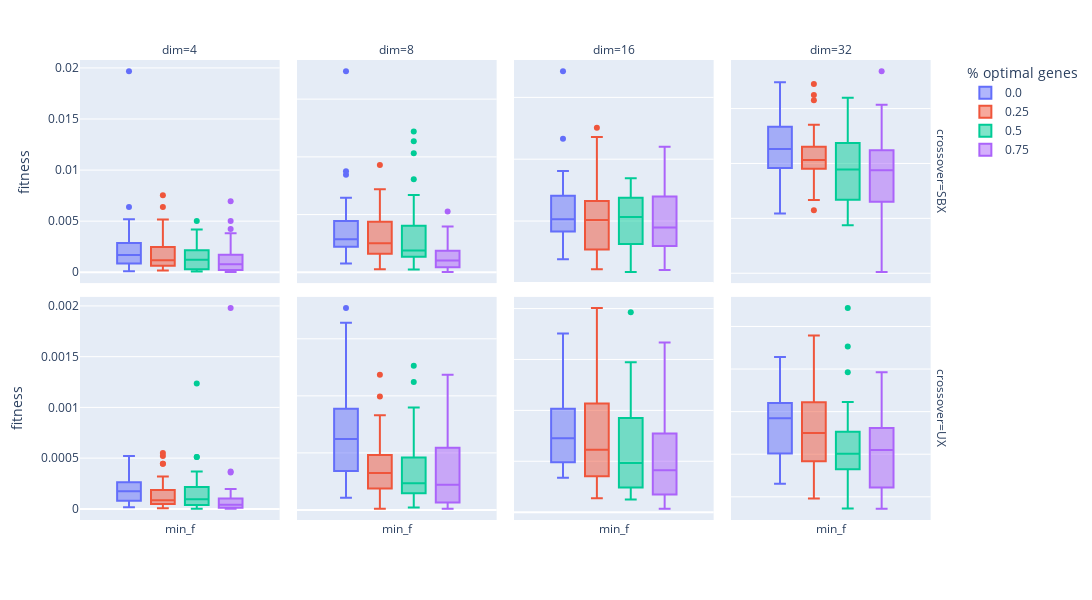

Write notebook code for a chart like this one.
### Code cell
#Performance values for the median seed fitness individuum only

import pandas as pd
import plotly.express as px

gen = 50

performance_df = pd.read_csv("../data/sphere_function_data_out/performance.csv")
only_last_gen_performance = performance_df[performance_df.generation == gen]

#filter runs with optimal and worst point:
#only_last_gen_performance = only_last_gen_performance[only_last_gen_performance.seed_quality != "udopia"]
#only_last_gen_performance = only_last_gen_performance[only_last_gen_performance.seed_quality != "dystopia"]
#only_last_gen_performance = only_last_gen_performance[only_last_gen_performance.seed_quality == "median"]
only_last_gen_performance = only_last_gen_performance[only_last_gen_performance.seed_quality == "lower quartile"]
only_last_gen_performance = only_last_gen_performance[['min_f', 'percentage_of_optimal_genes', 'dim', 'crossover']]

#CI of Fitness = 1
fig = px.box(
    only_last_gen_performance,
    color="percentage_of_optimal_genes",
    facet_col="dim",
    facet_row="crossover",
    labels={
            "value": "fitness",
            "variable": "",
            "percentage_of_optimal_genes": "% optimal genes",
            "traceID_1" : "seed ind"
        },
    height=600, width=1400)
fig.update_yaxes(matches=None)#don't share the y axis

fig.write_image("../figures/genome_quality_distribution_performance.pdf")
fig.show()

### Figure 1 — Plotly figure (JSON) as saved in the notebook; plotly's stock layout.template omitted (floating-point values rounded to 4 significant figures)
{"data": [{"alignmentgroup": "True", "hovertemplate": "% optimal genes=0.0<br>crossover=SBX<br>dim=4<br>=%{x}<br>fitness=%{y}<extra></extra>", "legendgroup": "0.0", "marker": {"color": "#636efa"}, "name": "0.0", "notched": false, "offsetgroup": "0.0", "orientation": "v", "showlegend": true, "type": "box", "x": ["min_f", "min_f", "min_f", "min_f", "min_f", "min_f", "min_f", "min_f", "min_f", "min_f", "min_f", "min_f", "min_f", "min_f", "min_f", "min_f", "min_f", "min_f", "min_f", "min_f", "min_f", "min_f", "min_f", "min_f", "min_f", "min_f", "min_f", "min_f", "min_f", "min_f", "min_f"], "x0": " ", "xaxis": "x5", "y": [0.005189, 0.001419, 0.0001003, 0.001334, 0.0001518, 0.003012, 0.0004421, 0.0005332, 0.005007, 0.0007382, 0.0002426, 0.002591, 0.002151, 0.0002542, 0.001682, 0.00177, 0.006382, 0.004493, 0.002894, 0.001899, 0.002176, 0.0009004, 0.0009741, 0.01968, 0.000902, 0.001374, 0.003032, 0.002803, 0.001284, 0.0008584, 0.002146], "y0": " ", "yaxis": "y5"}, {"alignmentgroup": "True", "hovertemplate": "% optimal genes=0.0<br>crossover=SBX<br>dim=8<br>=%{x}<br>fitness=%{y}<extra></extra>", "legendgroup": "0.0", "marker": {"color": "#636efa"}, "name": "0.0", "notched": false, "offsetgroup": "0.0", "orientation": "v", "showlegend": false, "type": "box", "x": ["min_f", "min_f", "min_f", "min_f", "min_f", "min_f", "min_f", "min_f", "min_f", "min_f", "min_f", "min_f", "min_f", "min_f", "min_f", "min_f", "min_f", "min_f", "min_f", "min_f", "min_f", "min_f", "min_f", "min_f", "min_f", "min_f", "min_f", "min_f", "min_f", "min_f", "min_f"], "x0": " ", "xaxis": "x6", "y": [0.08895, 0.06668, 0.2284, 0.05595, 0.1321, 0.148, 0.1923, 0.06631, 0.1092, 0.258, 0.1408, 0.08926, 0.0964, 0.3501, 0.2415, 0.1003, 0.1559, 0.03021, 0.122, 0.1446, 0.1819, 0.1085, 0.697, 0.1144, 0.06062, 0.0953, 0.04431, 0.04489, 0.1667, 0.08853, 0.3384], "y0": " ", "yaxis": "y6"}, {"alignmentgroup": "True", "hovertemplate": "% optimal genes=0.0<br>crossover=SBX<br>dim=16<br>=%{x}<br>fitness=%{y}<extra></extra>", "legendgroup": "0.0", "marker": {"color": "#636efa"}, "name": "0.0", "notched": false, "offsetgroup": "0.0", "orientation": "v", "showlegend": false, "type": "box", "x": ["min_f", "min_f", "min_f", "min_f", "min_f", "min_f", "min_f", "min_f", "min_f", "min_f", "min_f", "min_f", "min_f", "min_f", "min_f", "min_f", "min_f", "min_f", "min_f", "min_f", "min_f", "min_f", "min_f", "min_f", "min_f", "min_f", "min_f", "min_f", "min_f", "min_f", "min_f"], "x0": " ", "xaxis": "x7", "y": [1.537, 1.06, 0.5365, 1.281, 1.035, 0.4344, 1.198, 0.9991, 0.3825, 0.8433, 0.9554, 0.8411, 0.4749, 0.5119, 0.795, 0.825, 1.412, 1.302, 1.811, 1.452, 0.8094, 1.581, 0.8972, 1.35, 1.493, 0.9312, 1.029, 3.424, 0.9511, 1.408, 2.33], "y0": " ", "yaxis": "y7"}, {"alignmentgroup": "True", "hovertemplate": "% optimal genes=0.0<br>crossover=SBX<br>dim=32<br>=%{x}<br>fitness=%{y}<extra></extra>", "legendgroup": "0.0", "marker": {"color": "#636efa"}, "name": "0.0", "notched": false, "offsetgroup": "0.0", "orientation": "v", "showlegend": false, "type": "box", "x": ["min_f", "min_f", "min_f", "min_f", "min_f", "min_f", "min_f", "min_f", "min_f", "min_f", "min_f", "min_f", "min_f", "min_f", "min_f", "min_f", "min_f", "min_f", "min_f", "min_f", "min_f", "min_f", "min_f", "min_f", "min_f", "min_f", "min_f", "min_f", "min_f", "min_f", "min_f"], "x0": " ", "xaxis": "x8", "y": [5.82, 6.784, 7.413, 4.609, 5.612, 6.01, 8.955, 7.698, 6.414, 6.929, 6.063, 7.1, 8.704, 6.167, 7.885, 6.425, 6.944, 5.602, 5.789, 6.554, 6.688, 5.881, 5.504, 4.218, 6.525, 8.572, 6.122, 4.18, 8.597, 7.958, 7.096], "y0": " ", "yaxis": "y8"}, {"alignmentgroup": "True", "hovertemplate": "% optimal genes=0.0<br>crossover=UX<br>dim=4<br>=%{x}<br>fitness=%{y}<extra></extra>", "legendgroup": "0.0", "marker": {"color": "#636efa"}, "name": "0.0", "notched": false, "offsetgroup": "0.0", "orientation": "v", "showlegend": false, "type": "box", "x": ["min_f", "min_f", "min_f", "min_f", "min_f", "min_f", "min_f", "min_f", "min_f", "min_f", "min_f", "min_f", "min_f", "min_f", "min_f", "min_f", "min_f", "min_f", "min_f", "min_f", "min_f", "min_f", "min_f", "min_f", "min_f", "min_f", "min_f", "min_f", "min_f", "min_f", "min_f"], "x0": " ", "xaxis": "x", "y": [0.0002524, 0.0002662, 0.0001734, 0.0001225, 2.053e-05, 7.485e-05, 0.0003347, 0.0001884, 0.0005217, 0.0001513, 9.686e-05, 0.0002426, 0.0001308, 1.678e-05, 0.0001615, 0.0002106, 0.0004155, 0.0002952, 0.0004178, 0.0001998, 0.000111, 0.0002115, 0.0004458, 0.0001503, 0.0001916, 4.396e-05, 4.815e-05, 6.329e-05, 4.338e-05, 0.0003862, 2.75e-05], "y0": " ", "yaxis": "y"}, {"alignmentgroup": "True", "hovertemplate": "% optimal genes=0.0<br>crossover=UX<br>dim=8<br>=%{x}<br>fitness=%{y}<extra></extra>", "legendgroup": "0.0", "marker": {"color": "#636efa"}, "name": "0.0", "notched": false, "offsetgroup": "0.0", "orientation": "v", "showlegend": false, "type": "box", "x": ["min_f", "min_f", "min_f", "min_f", "min_f", "min_f", "min_f", "min_f", "min_f", "min_f", "min_f", "min_f", "min_f", "min_f", "min_f", "min_f", "min_f", "min_f", "min_f", "min_f", "min_f", "min_f", "min_f", "min_f", "min_f", "min_f", "min_f", "min_f", "min_f", "min_f", "min_f"], "x0": " ", "xaxis": "x2", "y": [0.003869, 0.007156, 0.002366, 0.007597, 0.003269, 0.00189, 0.01609, 0.01159, 0.0164, 0.004598, 0.007813, 0.005319, 0.003948, 0.003927, 0.002428, 0.004653, 0.009226, 0.01184, 0.01769, 0.001711, 0.006295, 0.001072, 0.006594, 0.006225, 0.006574, 0.01065, 0.00654, 0.001611, 0.003897, 0.001701, 0.0145], "y0": " ", "yaxis": "y2"}, {"alignmentgroup": "True", "hovertemplate": "% optimal genes=0.0<br>crossover=UX<br>dim=16<br>=%{x}<br>fitness=%{y}<extra></extra>", "legendgroup": "0.0", "marker": {"color": "#636efa"}, "name": "0.0", "notched": false, "offsetgroup": "0.0", "orientation": "v", "showlegend": false, "type": "box", "x": ["min_f", "min_f", "min_f", "min_f", "min_f", "min_f", "min_f", "min_f", "min_f", "min_f", "min_f", "min_f", "min_f", "min_f", "min_f", "min_f", "min_f", "min_f", "min_f", "min_f", "min_f", "min_f", "min_f", "min_f", "min_f", "min_f", "min_f", "min_f", "min_f", "min_f", "min_f"], "x0": " ", "xaxis": "x3", "y": [0.06938, 0.1417, 0.1671, 0.09968, 0.351, 0.104, 0.3298, 0.296, 0.2075, 0.1454, 0.3377, 0.1546, 0.1151, 0.1123, 0.1029, 0.2167, 0.09754, 0.1194, 0.08368, 0.07164, 0.07718, 0.08398, 0.1608, 0.2787, 0.2221, 0.1884, 0.09232, 0.1556, 0.1785, 0.1907, 0.06775], "y0": " ", "yaxis": "y3"}, {"alignmentgroup": "True", "hovertemplate": "% optimal genes=0.0<br>crossover=UX<br>dim=32<br>=%{x}<br>fitness=%{y}<extra></extra>", "legendgroup": "0.0", "marker": {"color": "#636efa"}, "name": "0.0", "notched": false, "offsetgroup": "0.0", "orientation": "v", "showlegend": false, "type": "box", "x": ["min_f", "min_f", "min_f", "min_f", "min_f", "min_f", "min_f", "min_f", "min_f", "min_f", "min_f", "min_f", "min_f", "min_f", "min_f", "min_f", "min_f", "min_f", "min_f", "min_f", "min_f", "min_f", "min_f", "min_f", "min_f", "min_f", "min_f", "min_f", "min_f", "min_f", "min_f"], "x0": " ", "xaxis": "x4", "y": [2.59, 3.135, 1.964, 3.036, 2.009, 4.16, 2.46, 3.134, 4.282, 1.504, 3.523, 1.309, 3.129, 2.842, 3.548, 2.045, 1.805, 2.883, 2.289, 3.225, 2.13, 3.037, 2.772, 3.925, 1.754, 1.727, 3.146, 2.091, 1.776, 3.286, 4.213], "y0": " ", "yaxis": "y4"}, {"alignmentgroup": "True", "hovertemplate": "% optimal genes=0.25<br>crossover=SBX<br>dim=4<br>=%{x}<br>fitness=%{y}<extra></extra>", "legendgroup": "0.25", "marker": {"color": "#EF553B"}, "name": "0.25", "notched": false, "offsetgroup": "0.25", "orientation": "v", "showlegend": true, "type": "box", "x": ["min_f", "min_f", "min_f", "min_f", "min_f", "min_f", "min_f", "min_f", "min_f", "min_f", "min_f", "min_f", "min_f", "min_f", "min_f", "min_f", "min_f", "min_f", "min_f", "min_f", "min_f", "min_f", "min_f", "min_f", "min_f", "min_f", "min_f", "min_f", "min_f", "min_f", "min_f"], "x0": " ", "xaxis": "x5", "y": [0.0008238, 0.004512, 0.0002394, 0.001334, 0.0006248, 0.003012, 0.001106, 0.0005332, 0.005007, 0.003912, 0.0006398, 0.001187, 0.000968, 0.0002542, 0.0008184, 0.0002063, 0.006382, 0.002518, 0.001523, 0.002295, 0.002226, 0.0009004, 0.0003341, 0.000956, 0.002147, 0.002312, 0.0002954, 0.0001713, 0.007534, 0.001295, 0.005156], "y0": " ", "yaxis": "y5"}, {"alignmentgroup": "True", "hovertemplate": "% optimal genes=0.25<br>crossover=SBX<br>dim=8<br>=%{x}<br>fitness=%{y}<extra></extra>", "legendgroup": "0.25", "marker": {"color": "#EF553B"}, "name": "0.25", "notched": false, "offsetgroup": "0.25", "orientation": "v", "showlegend": false, "type": "box", "x": ["min_f", "min_f", "min_f", "min_f", "min_f", "min_f", "min_f", "min_f", "min_f", "min_f", "min_f", "min_f", "min_f", "min_f", "min_f", "min_f", "min_f", "min_f", "min_f", "min_f", "min_f", "min_f", "min_f", "min_f", "min_f", "min_f", "min_f", "min_f", "min_f", "min_f", "min_f"], "x0": " ", "xaxis": "x6", "y": [0.09029, 0.03654, 0.2284, 0.1841, 0.2017, 0.3718, 0.07838, 0.1131, 0.08839, 0.1247, 0.03489, 0.07444, 0.05392, 0.03308, 0.0981, 0.01016, 0.2087, 0.03021, 0.1545, 0.2499, 0.06109, 0.08433, 0.2881, 0.1703, 0.1314, 0.1769, 0.1671, 0.1254, 0.1002, 0.04548, 0.08415], "y0": " ", "yaxis": "y6"}, {"alignmentgroup": "True", "hovertemplate": "% optimal genes=0.25<br>crossover=SBX<br>dim=16<br>=%{x}<br>fitness=%{y}<extra></extra>", "legendgroup": "0.25", "marker": {"color": "#EF553B"}, "name": "0.25", "notched": false, "offsetgroup": "0.25", "orientation": "v", "showlegend": false, "type": "box", "x": ["min_f", "min_f", "min_f", "min_f", "min_f", "min_f", "min_f", "min_f", "min_f", "min_f", "min_f", "min_f", "min_f", "min_f", "min_f", "min_f", "min_f", "min_f", "min_f", "min_f", "min_f", "min_f", "min_f", "min_f", "min_f", "min_f", "min_f", "min_f", "min_f", "min_f", "min_f"], "x0": " ", "xaxis": "x7", "y": [1.031, 0.6433, 0.5365, 1.077, 0.4774, 0.419, 2.358, 2.507, 0.469, 1.335, 1.064, 1.035, 0.593, 1.875, 0.5575, 0.7786, 0.7364, 1.294, 0.4946, 1.299, 0.6009, 1.037, 0.2223, 1.615, 1.493, 1.019, 2.056, 2.324, 0.7733, 0.4016, 0.5169], "y0": " ", "yaxis": "y7"}, {"alignmentgroup": "True", "hovertemplate": "% optimal genes=0.25<br>crossover=SBX<br>dim=32<br>=%{x}<br>fitness=%{y}<extra></extra>", "legendgroup": "0.25", "marker": {"color": "#EF553B"}, "name": "0.25", "notched": false, "offsetgroup": "0.25", "orientation": "v", "showlegend": false, "type": "box", "x": ["min_f", "min_f", "min_f", "min_f", "min_f", "min_f", "min_f", "min_f", "min_f", "min_f", "min_f", "min_f", "min_f", "min_f", "min_f", "min_f", "min_f", "min_f", "min_f", "min_f", "min_f", "min_f", "min_f", "min_f", "min_f", "min_f", "min_f", "min_f", "min_f", "min_f", "min_f"], "x0": " ", "xaxis": "x8", "y": [6.631, 6.142, 5.864, 5.863, 4.299, 6.126, 6.139, 8.491, 4.858, 5.69, 7.344, 5.932, 4.952, 8.306, 5.793, 7.413, 5.924, 6.175, 5.789, 6.554, 6.221, 5.881, 4.668, 8.893, 5.005, 6.97, 6.122, 6.128, 6.474, 6.228, 7.11], "y0": " ", "yaxis": "y8"}, {"alignmentgroup": "True", "hovertemplate": "% optimal genes=0.25<br>crossover=UX<br>dim=4<br>=%{x}<br>fitness=%{y}<extra></extra>", "legendgroup": "0.25", "marker": {"color": "#EF553B"}, "name": "0.25", "notched": false, "offsetgroup": "0.25", "orientation": "v", "showlegend": false, "type": "box", "x": ["min_f", "min_f", "min_f", "min_f", "min_f", "min_f", "min_f", "min_f", "min_f", "min_f", "min_f", "min_f", "min_f", "min_f", "min_f", "min_f", "min_f", "min_f", "min_f", "min_f", "min_f", "min_f", "min_f", "min_f", "min_f", "min_f", "min_f", "min_f", "min_f", "min_f", "min_f"], "x0": " ", "xaxis": "x", "y": [1.752e-05, 9.18e-05, 0.0004448, 5.782e-05, 0.0001853, 7.485e-05, 3.43e-05, 0.0001734, 4.063e-05, 4.707e-05, 0.000318, 0.0005496, 0.0001845, 0.0001954, 0.000102, 6.893e-05, 0.0001409, 3.572e-05, 0.0004455, 6.896e-05, 0.0001082, 4.97e-05, 6.588e-05, 3.824e-05, 1.76e-05, 5.414e-05, 0.000233, 0.0001419, 5.189e-06, 8.534e-05, 0.0005202], "y0": " ", "yaxis": "y"}, {"alignmentgroup": "True", "hovertemplate": "% optimal genes=0.25<br>crossover=UX<br>dim=8<br>=%{x}<br>fitness=%{y}<extra></extra>", "legendgroup": "0.25", "marker": {"color": "#EF553B"}, "name": "0.25", "notched": false, "offsetgroup": "0.25", "orientation": "v", "showlegend": false, "type": "box", "x": ["min_f", "min_f", "min_f", "min_f", "min_f", "min_f", "min_f", "min_f", "min_f", "min_f", "min_f", "min_f", "min_f", "min_f", "min_f", "min_f", "min_f", "min_f", "min_f", "min_f", "min_f", "min_f", "min_f", "min_f", "min_f", "min_f", "min_f", "min_f", "min_f", "min_f", "min_f"], "x0": " ", "xaxis": "x2", "y": [0.000875, 0.002424, 0.007943, 0.009933, 0.001839, 0.002046, 0.002613, 0.004834, 9.656e-05, 0.004001, 0.008301, 0.003671, 0.001215, 0.004717, 0.003987, 0.003399, 0.0007515, 0.01184, 0.002142, 0.001663, 0.00324, 0.002565, 0.00438, 0.006035, 0.002463, 0.008256, 0.0005525, 0.002361, 0.001532, 0.006107, 0.003511], "y0": " ", "yaxis": "y2"}, {"alignmentgroup": "True", "hovertemplate": "% optimal genes=0.25<br>crossover=UX<br>dim=16<br>=%{x}<br>fitness=%{y}<extra></extra>", "legendgroup": "0.25", "marker": {"color": "#EF553B"}, "name": "0.25", "notched": false, "offsetgroup": "0.25", "orientation": "v", "showlegend": false, "type": "box", "x": ["min_f", "min_f", "min_f", "min_f", "min_f", "min_f", "min_f", "min_f", "min_f", "min_f", "min_f", "min_f", "min_f", "min_f", "min_f", "min_f", "min_f", "min_f", "min_f", "min_f", "min_f", "min_f", "min_f", "min_f", "min_f", "min_f", "min_f", "min_f", "min_f", "min_f", "min_f"], "x0": " ", "xaxis": "x3", "y": [0.03668, 0.1873, 0.1671, 0.0969, 0.1706, 0.1041, 0.1636, 0.3474, 0.2446, 0.0656, 0.03992, 0.1449, 0.05291, 0.3259, 0.06954, 0.063, 0.1728, 0.2524, 0.3118, 0.1072, 0.02713, 0.07209, 0.2768, 0.1228, 0.2221, 0.07012, 0.1132, 0.1339, 0.09281, 0.401, 0.1129], "y0": " ", "yaxis": "y3"}, {"alignmentgroup": "True", "hovertemplate": "% optimal genes=0.25<br>crossover=UX<br>dim=32<br>=%{x}<br>fitness=%{y}<extra></extra>", "legendgroup": "0.25", "marker": {"color": "#EF553B"}, "name": "0.25", "notched": false, "offsetgroup": "0.25", "orientation": "v", "showlegend": false, "type": "box", "x": ["min_f", "min_f", "min_f", "min_f", "min_f", "min_f", "min_f", "min_f", "min_f", "min_f", "min_f", "min_f", "min_f", "min_f", "min_f", "min_f", "min_f", "min_f", "min_f", "min_f", "min_f", "min_f", "min_f", "min_f", "min_f", "min_f", "min_f", "min_f", "min_f", "min_f", "min_f"], "x0": " ", "xaxis": "x4", "y": [2.59, 2.273, 3.537, 1.459, 1.824, 3.317, 1.199, 4.26, 4.789, 1.1, 3.328, 3.206, 0.9598, 3.071, 2.015, 2.099, 1.364, 2.501, 3.429, 3.225, 2.13, 2.412, 2.973, 3.925, 1.502, 3.17, 2.273, 1.869, 1.776, 3.051, 2.531], "y0": " ", "yaxis": "y4"}, {"alignmentgroup": "True", "hovertemplate": "% optimal genes=0.5<br>crossover=SBX<br>dim=4<br>=%{x}<br>fitness=%{y}<extra></extra>", "legendgroup": "0.5", "marker": {"color": "#00cc96"}, "name": "0.5", "notched": false, "offsetgroup": "0.5", "orientation": "v", "showlegend": true, "type": "box", "x": ["min_f", "min_f", "min_f", "min_f", "min_f", "min_f", "min_f", "min_f", "min_f", "min_f", "min_f", "min_f", "min_f", "min_f", "min_f", "min_f", "min_f", "min_f", "min_f", "min_f", "min_f", "min_f", "min_f", "min_f", "min_f", "min_f", "min_f", "min_f", "min_f", "min_f", "min_f"], "x0": " ", "xaxis": "x5", "y": [0.002986, 0.00219, 0.001779, 0.001334, 0.0003071, 0.003012, 0.0002077, 0.0005332, 0.005007, 0.000288, 0.004065, 6.667e-05, 0.002024, 0.0002542, 0.001226, 0.001789, 0.002013, 0.0002483, 0.0002026, 0.002074, 0.004173, 0.0009004, 0.0003721, 0.0005155, 0.0003095, 0.003836, 0.0001547, 0.0001713, 0.001976, 0.0005855, 0.002766], "y0": " ", "yaxis": "y5"}, {"alignmentgroup": "True", "hovertemplate": "% optimal genes=0.5<br>crossover=SBX<br>dim=8<br>=%{x}<br>fitness=%{y}<extra></extra>", "legendgroup": "0.5", "marker": {"color": "#00cc96"}, "name": "0.5", "notched": false, "offsetgroup": "0.5", "orientation": "v", "showlegend": false, "type": "box", "x": ["min_f", "min_f", "min_f", "min_f", "min_f", "min_f", "min_f", "min_f", "min_f", "min_f", "min_f", "min_f", "min_f", "min_f", "min_f", "min_f", "min_f", "min_f", "min_f", "min_f", "min_f", "min_f", "min_f", "min_f", "min_f", "min_f", "min_f", "min_f", "min_f", "min_f", "min_f"], "x0": " ", "xaxis": "x6", "y": [0.09055, 0.07098, 0.2284, 0.1641, 0.4128, 0.009987, 0.05034, 0.01196, 0.4875, 0.01151, 0.4539, 0.07554, 0.1067, 0.1241, 0.1014, 0.06071, 0.04841, 0.1392, 0.0616, 0.2679, 0.1526, 0.05426, 0.03782, 0.05661, 0.009665, 0.05887, 0.3226, 0.1346, 0.06675, 0.2499, 0.05414], "y0": " ", "yaxis": "y6"}, {"alignmentgroup": "True", "hovertemplate": "% optimal genes=0.5<br>crossover=SBX<br>dim=16<br>=%{x}<br>fitness=%{y}<extra></extra>", "legendgroup": "0.5", "marker": {"color": "#00cc96"}, "name": "0.5", "notched": false, "offsetgroup": "0.5", "orientation": "v", "showlegend": false, "type": "box", "x": ["min_f", "min_f", "min_f", "min_f", "min_f", "min_f", "min_f", "min_f", "min_f", "min_f", "min_f", "min_f", "min_f", "min_f", "min_f", "min_f", "min_f", "min_f", "min_f", "min_f", "min_f", "min_f", "min_f", "min_f", "min_f", "min_f", "min_f", "min_f", "min_f", "min_f", "min_f"], "x0": " ", "xaxis": "x7", "y": [1.014, 0.3728, 0.5365, 0.7574, 0.6269, 0.628, 1.397, 1.424, 1.121, 0.67, 0.4252, 1.553, 0.593, 0.6868, 1.356, 1.693, 1.381, 1.675, 1.066, 0.8342, 1.161, 1.369, 0.177, 0.763, 1.493, 1.298, 1.449, 0.6232, 0.5936, 1.09, 1.083], "y0": " ", "yaxis": "y7"}, {"alignmentgroup": "True", "hovertemplate": "% optimal genes=0.5<br>crossover=SBX<br>dim=32<br>=%{x}<br>fitness=%{y}<extra></extra>", "legendgroup": "0.5", "marker": {"color": "#00cc96"}, "name": "0.5", "notched": false, "offsetgroup": "0.5", "orientation": "v", "showlegend": false, "type": "box", "x": ["min_f", "min_f", "min_f", "min_f", "min_f", "min_f", "min_f", "min_f", "min_f", "min_f", "min_f", "min_f", "min_f", "min_f", "min_f", "min_f", "min_f", "min_f", "min_f", "min_f", "min_f", "min_f", "min_f", "min_f", "min_f", "min_f", "min_f", "min_f", "min_f", "min_f", "min_f"], "x0": " ", "xaxis": "x8", "y": [4.468, 4.415, 4.846, 7.035, 5.6, 5.78, 8.04, 5.965, 8.39, 5.239, 6.066, 4.603, 4.638, 5.772, 7.295, 4.724, 3.75, 3.802, 5.886, 6.554, 6.805, 7.256, 4.668, 6.452, 4.031, 5.669, 6.122, 6.128, 8.162, 4.862, 7.823], "y0": " ", "yaxis": "y8"}, {"alignmentgroup": "True", "hovertemplate": "% optimal genes=0.5<br>crossover=UX<br>dim=4<br>=%{x}<br>fitness=%{y}<extra></extra>", "legendgroup": "0.5", "marker": {"color": "#00cc96"}, "name": "0.5", "notched": false, "offsetgroup": "0.5", "orientation": "v", "showlegend": false, "type": "box", "x": ["min_f", "min_f", "min_f", "min_f", "min_f", "min_f", "min_f", "min_f", "min_f", "min_f", "min_f", "min_f", "min_f", "min_f", "min_f", "min_f", "min_f", "min_f", "min_f", "min_f", "min_f", "min_f", "min_f", "min_f", "min_f", "min_f", "min_f", "min_f", "min_f", "min_f", "min_f"], "x0": " ", "xaxis": "x", "y": [5.937e-05, 0.0002286, 0.0002865, 0.0003119, 5.159e-05, 7.485e-05, 0.001237, 8.426e-05, 4.063e-05, 2.177e-05, 1.129e-05, 4.083e-07, 0.0005103, 2.43e-06, 0.0001494, 3.771e-06, 9.396e-05, 3.732e-05, 0.0003689, 0.000117, 0.0001186, 4.97e-05, 0.000161, 0.0001503, 0.0005124, 7.235e-05, 0.0001793, 9.574e-06, 0.0002495, 9.406e-05, 1.552e-05], "y0": " ", "yaxis": "y"}, {"alignmentgroup": "True", "hovertemplate": "% optimal genes=0.5<br>crossover=UX<br>dim=8<br>=%{x}<br>fitness=%{y}<extra></extra>", "legendgroup": "0.5", "marker": {"color": "#00cc96"}, "name": "0.5", "notched": false, "offsetgroup": "0.5", "orientation": "v", "showlegend": false, "type": "box", "x": ["min_f", "min_f", "min_f", "min_f", "min_f", "min_f", "min_f", "min_f", "min_f", "min_f", "min_f", "min_f", "min_f", "min_f", "min_f", "min_f", "min_f", "min_f", "min_f", "min_f", "min_f", "min_f", "min_f", "min_f", "min_f", "min_f", "min_f", "min_f", "min_f", "min_f", "min_f"], "x0": " ", "xaxis": "x2", "y": [0.01265, 0.003182, 0.003988, 0.002506, 0.002239, 0.004717, 0.003281, 0.001454, 0.002345, 0.00338, 0.004273, 0.007134, 0.005597, 0.01122, 0.0005864, 0.00495, 0.002236, 0.002267, 0.0005048, 0.002075, 0.001771, 0.001268, 0.0006519, 0.008975, 0.008847, 0.0008942, 0.001508, 0.003369, 0.0002233, 0.0004119, 0.002188], "y0": " ", "yaxis": "y2"}, {"alignmentgroup": "True", "hovertemplate": "% optimal genes=0.5<br>crossover=UX<br>dim=16<br>=%{x}<br>fitness=%{y}<extra></extra>", "legendgroup": "0.5", "marker": {"color": "#00cc96"}, "name": "0.5", "notched": false, "offsetgroup": "0.5", "orientation": "v", "showlegend": false, "type": "box", "x": ["min_f", "min_f", "min_f", "min_f", "min_f", "min_f", "min_f", "min_f", "min_f", "min_f", "min_f", "min_f", "min_f", "min_f", "min_f", "min_f", "min_f", "min_f", "min_f", "min_f", "min_f", "min_f", "min_f", "min_f", "min_f", "min_f", "min_f", "min_f", "min_f", "min_f", "min_f"], "x0": " ", "xaxis": "x3", "y": [0.02596, 0.133, 0.1671, 0.02492, 0.2199, 0.04797, 0.1661, 0.191, 0.04632, 0.0893, 0.06323, 0.3928, 0.09671, 0.03415, 0.0959, 0.09448, 0.2053, 0.168, 0.06162, 0.02762, 0.193, 0.04427, 0.2946, 0.03124, 0.2221, 0.2086, 0.0505, 0.0857, 0.1389, 0.1537, 0.137], "y0": " ", "yaxis": "y3"}, {"alignmentgroup": "True", "hovertemplate": "% optimal genes=0.5<br>crossover=UX<br>dim=32<br>=%{x}<br>fitness=%{y}<extra></extra>", "legendgroup": "0.5", "marker": {"color": "#00cc96"}, "name": "0.5", "notched": false, "offsetgroup": "0.5", "orientation": "v", "showlegend": false, "type": "box", "x": ["min_f", "min_f", "min_f", "min_f", "min_f", "min_f", "min_f", "min_f", "min_f", "min_f", "min_f", "min_f", "min_f", "min_f", "min_f", "min_f", "min_f", "min_f", "min_f", "min_f", "min_f", "min_f", "min_f", "min_f", "min_f", "min_f", "min_f", "min_f", "min_f", "min_f", "min_f"], "x0": " ", "xaxis": "x4", "y": [2.59, 0.7276, 3.055, 1.211, 2.009, 2.328, 2.338, 5.433, 0.8822, 1.872, 4.527, 1.83, 1.645, 2.289, 0.9388, 0.9398, 1.769, 1.996, 2.289, 3.225, 2.13, 1.65, 2.108, 3.925, 1.763, 3.088, 2.336, 2.792, 1.776, 1.222, 1.36], "y0": " ", "yaxis": "y4"}, {"alignmentgroup": "True", "hovertemplate": "% optimal genes=0.75<br>crossover=SBX<br>dim=4<br>=%{x}<br>fitness=%{y}<extra></extra>", "legendgroup": "0.75", "marker": {"color": "#ab63fa"}, "name": "0.75", "notched": false, "offsetgroup": "0.75", "orientation": "v", "showlegend": true, "type": "box", "x": ["min_f", "min_f", "min_f", "min_f", "min_f", "min_f", "min_f", "min_f", "min_f", "min_f", "min_f", "min_f", "min_f", "min_f", "min_f", "min_f", "min_f", "min_f", "min_f", "min_f", "min_f", "min_f", "min_f", "min_f", "min_f", "min_f", "min_f", "min_f", "min_f", "min_f", "min_f"], "x0": " ", "xaxis": "x5", "y": [0.001724, 0.00147, 0.003246, 0.001334, 0.0007825, 0.003012, 0.001061, 0.003745, 0.005007, 0.001446, 9.623e-05, 0.0005573, 6.63e-05, 0.0002542, 0.001226, 0.0006132, 0.006952, 3.101e-05, 0.000334, 0.0001672, 0.0004374, 0.0003539, 0.003815, 0.001051, 0.0007306, 0.001714, 0.004232, 0.0001713, 0.0001857, 0.0001985, 0.0001447], "y0": " ", "yaxis": "y5"}, {"alignmentgroup": "True", "hovertemplate": "% optimal genes=0.75<br>crossover=SBX<br>dim=8<br>=%{x}<br>fitness=%{y}<extra></extra>", "legendgroup": "0.75", "marker": {"color": "#ab63fa"}, "name": "0.75", "notched": false, "offsetgroup": "0.75", "orientation": "v", "showlegend": false, "type": "box", "x": ["min_f", "min_f", "min_f", "min_f", "min_f", "min_f", "min_f", "min_f", "min_f", "min_f", "min_f", "min_f", "min_f", "min_f", "min_f", "min_f", "min_f", "min_f", "min_f", "min_f", "min_f", "min_f", "min_f", "min_f", "min_f", "min_f", "min_f", "min_f", "min_f", "min_f", "min_f"], "x0": " ", "xaxis": "x6", "y": [0.09055, 0.06526, 0.07656, 0.02366, 0.1057, 0.0262, 0.01006, 0.07003, 0.1585, 0.04039, 0.06543, 0.004528, 0.01476, 0.02698, 0.02998, 0.2104, 0.05098, 0.0429, 0.03665, 0.007017, 0.02731, 0.04345, 0.005849, 0.1469, 0.1544, 0.003015, 0.02693, 0.09312, 0.001139, 0.06125, 0.007776], "y0": " ", "yaxis": "y6"}, {"alignmentgroup": "True", "hovertemplate": "% optimal genes=0.75<br>crossover=SBX<br>dim=16<br>=%{x}<br>fitness=%{y}<extra></extra>", "legendgroup": "0.75", "marker": {"color": "#ab63fa"}, "name": "0.75", "notched": false, "offsetgroup": "0.75", "orientation": "v", "showlegend": false, "type": "box", "x": ["min_f", "min_f", "min_f", "min_f", "min_f", "min_f", "min_f", "min_f", "min_f", "min_f", "min_f", "min_f", "min_f", "min_f", "min_f", "min_f", "min_f", "min_f", "min_f", "min_f", "min_f", "min_f", "min_f", "min_f", "min_f", "min_f", "min_f", "min_f", "min_f", "min_f", "min_f"], "x0": " ", "xaxis": "x7", "y": [0.658, 0.7983, 0.5365, 0.5972, 0.8977, 0.7286, 1.116, 0.8498, 0.4933, 0.6794, 1.696, 0.5457, 1.142, 1.982, 1.489, 1.412, 0.5426, 1.14, 1.353, 0.6002, 0.3165, 1.525, 0.9206, 0.9301, 1.493, 0.2085, 0.5148, 2.202, 1.415, 1.244, 0.8299], "y0": " ", "yaxis": "y7"}, {"alignmentgroup": "True", "hovertemplate": "% optimal genes=0.75<br>crossover=SBX<br>dim=32<br>=%{x}<br>fitness=%{y}<extra></extra>", "legendgroup": "0.75", "marker": {"color": "#ab63fa"}, "name": "0.75", "notched": false, "offsetgroup": "0.75", "orientation": "v", "showlegend": false, "type": "box", "x": ["min_f", "min_f", "min_f", "min_f", "min_f", "min_f", "min_f", "min_f", "min_f", "min_f", "min_f", "min_f", "min_f", "min_f", "min_f", "min_f", "min_f", "min_f", "min_f", "min_f", "min_f", "min_f", "min_f", "min_f", "min_f", "min_f", "min_f", "min_f", "min_f", "min_f", "min_f"], "x0": " ", "xaxis": "x8", "y": [7.315, 3.599, 5.769, 4.225, 4.627, 5.756, 8.135, 4.833, 5.855, 6.121, 2.047, 5.761, 4.04, 7.163, 4.879, 5.636, 5.935, 7.604, 2.129, 6.554, 4.973, 4.493, 4.869, 6.452, 4.707, 5.95, 6.686, 9.363, 6.496, 4.164, 4.592], "y0": " ", "yaxis": "y8"}, {"alignmentgroup": "True", "hovertemplate": "% optimal genes=0.75<br>crossover=UX<br>dim=4<br>=%{x}<br>fitness=%{y}<extra></extra>", "legendgroup": "0.75", "marker": {"color": "#ab63fa"}, "name": "0.75", "notched": false, "offsetgroup": "0.75", "orientation": "v", "showlegend": false, "type": "box", "x": ["min_f", "min_f", "min_f", "min_f", "min_f", "min_f", "min_f", "min_f", "min_f", "min_f", "min_f", "min_f", "min_f", "min_f", "min_f", "min_f", "min_f", "min_f", "min_f", "min_f", "min_f", "min_f", "min_f", "min_f", "min_f", "min_f", "min_f", "min_f", "min_f", "min_f", "min_f"], "x0": " ", "xaxis": "x", "y": [6.325e-06, 0.0003581, 7.825e-06, 4.129e-05, 2.998e-05, 7.485e-05, 4.347e-07, 8.426e-05, 0.0001557, 1.063e-05, 1.119e-05, 6.582e-06, 8.213e-05, 0.0001152, 0.0001494, 2.232e-05, 0.0001964, 0.001979, 0.0003689, 4.63e-06, 3.176e-05, 4.97e-05, 5.783e-05, 4.126e-05, 2.734e-05, 7.235e-05, 0.0001044, 3.187e-06, 2.9e-05, 9.406e-05, 2.765e-06], "y0": " ", "yaxis": "y"}, {"alignmentgroup": "True", "hovertemplate": "% optimal genes=0.75<br>crossover=UX<br>dim=8<br>=%{x}<br>fitness=%{y}<extra></extra>", "legendgroup": "0.75", "marker": {"color": "#ab63fa"}, "name": "0.75", "notched": false, "offsetgroup": "0.75", "orientation": "v", "showlegend": false, "type": "box", "x": ["min_f", "min_f", "min_f", "min_f", "min_f", "min_f", "min_f", "min_f", "min_f", "min_f", "min_f", "min_f", "min_f", "min_f", "min_f", "min_f", "min_f", "min_f", "min_f", "min_f", "min_f", "min_f", "min_f", "min_f", "min_f", "min_f", "min_f", "min_f", "min_f", "min_f", "min_f"], "x0": " ", "xaxis": "x2", "y": [0.002203, 0.0007068, 0.003745, 0.0001114, 0.0016, 0.0002357, 0.001235, 0.004302, 0.0002639, 0.0113, 0.009857, 0.00159, 0.008811, 0.001051, 0.0004923, 0.002417, 0.002236, 0.01184, 0.002221, 0.005904, 0.00981, 0.0006704, 0.0001695, 0.008975, 0.0006435, 0.005651, 0.0001149, 0.003369, 0.001123, 0.004839, 0.000538], "y0": " ", "yaxis": "y2"}, {"alignmentgroup": "True", "hovertemplate": "% optimal genes=0.75<br>crossover=UX<br>dim=16<br>=%{x}<br>fitness=%{y}<extra></extra>", "legendgroup": "0.75", "marker": {"color": "#ab63fa"}, "name": "0.75", "notched": false, "offsetgroup": "0.75", "orientation": "v", "showlegend": false, "type": "box", "x": ["min_f", "min_f", "min_f", "min_f", "min_f", "min_f", "min_f", "min_f", "min_f", "min_f", "min_f", "min_f", "min_f", "min_f", "min_f", "min_f", "min_f", "min_f", "min_f", "min_f", "min_f", "min_f", "min_f", "min_f", "min_f", "min_f", "min_f", "min_f", "min_f", "min_f", "min_f"], "x0": " ", "xaxis": "x3", "y": [0.08788, 0.006551, 0.03849, 0.1525, 0.09897, 0.01349, 0.2977, 0.01902, 0.01431, 0.03299, 0.04614, 0.1669, 0.08247, 0.08257, 0.01138, 0.1974, 0.04899, 0.08302, 0.1551, 0.2037, 0.03436, 0.06972, 0.03512, 0.3333, 0.2221, 0.01543, 0.04247, 0.06445, 0.09028, 0.08924, 0.2458], "y0": " ", "yaxis": "y3"}, {"alignmentgroup": "True", "hovertemplate": "% optimal genes=0.75<br>crossover=UX<br>dim=32<br>=%{x}<br>fitness=%{y}<extra></extra>", "legendgroup": "0.75", "marker": {"color": "#ab63fa"}, "name": "0.75", "notched": false, "offsetgroup": "0.75", "orientation": "v", "showlegend": false, "type": "box", "x": ["min_f", "min_f", "min_f", "min_f", "min_f", "min_f", "min_f", "min_f", "min_f", "min_f", "min_f", "min_f", "min_f", "min_f", "min_f", "min_f", "min_f", "min_f", "min_f", "min_f", "min_f", "min_f", "min_f", "min_f", "min_f", "min_f", "min_f", "min_f", "min_f", "min_f", "min_f"], "x0": " ", "xaxis": "x4", "y": [2.59, 3.601, 1.022, 2.096, 2.624, 0.8574, 2.782, 2.646, 1.134, 1.977, 2.246, 1.63, 1.517, 2.696, 1.781, 0.7171, 1.554, 1.009, 3.295, 3.225, 2.13, 2.398, 1.465, 3.925, 1.126, 2.112, 2.273, 1.614, 0.9709, 1.003, 2.567], "y0": " ", "yaxis": "y4"}], "layout": {"annotations": [{"font": {}, "showarrow": false, "text": "dim=4", "x": 0.115, "xanchor": "center", "xref": "paper", "y": 1, "yanchor": "bottom", "yref": "paper"}, {"font": {}, "showarrow": false, "text": "dim=8", "x": 0.365, "xanchor": "center", "xref": "paper", "y": 1, "yanchor": "bottom", "yref": "paper"}, {"font": {}, "showarrow": false, "text": "dim=16", "x": 0.615, "xanchor": "center", "xref": "paper", "y": 1, "yanchor": "bottom", "yref": "paper"}, {"font": {}, "showarrow": false, "text": "dim=32", "x": 0.865, "xanchor": "center", "xref": "paper", "y": 1, "yanchor": "bottom", "yref": "paper"}, {"font": {}, "showarrow": false, "text": "crossover=UX", "textangle": 90, "x": 0.98, "xanchor": "left", "xref": "paper", "y": 0.2425, "yanchor": "middle", "yref": "paper"}, {"font": {}, "showarrow": false, "text": "crossover=SBX", "textangle": 90, "x": 0.98, "xanchor": "left", "xref": "paper", "y": 0.7575, "yanchor": "middle", "yref": "paper"}], "boxmode": "group", "height": 600, "legend": {"title": {"text": "% optimal genes"}, "tracegroupgap": 0}, "margin": {"t": 60}, "width": 1400, "xaxis": {"anchor": "y", "domain": [0, 0.23], "title": {"text": ""}}, "xaxis2": {"anchor": "y2", "domain": [0.25, 0.48], "matches": "x", "title": {"text": ""}}, "xaxis3": {"anchor": "y3", "domain": [0.5, 0.73], "matches": "x", "title": {"text": ""}}, "xaxis4": {"anchor": "y4", "domain": [0.75, 0.98], "matches": "x", "title": {"text": ""}}, "xaxis5": {"anchor": "y5", "domain": [0, 0.23], "matches": "x", "showticklabels": false}, "xaxis6": {"anchor": "y6", "domain": [0.25, 0.48], "matches": "x", "showticklabels": false}, "xaxis7": {"anchor": "y7", "domain": [0.5, 0.73], "matches": "x", "showticklabels": false}, "xaxis8": {"anchor": "y8", "domain": [0.75, 0.98], "matches": "x", "showticklabels": false}, "yaxis": {"anchor": "x", "domain": [0, 0.485], "title": {"text": "fitness"}}, "yaxis2": {"anchor": "x2", "domain": [0, 0.485], "showticklabels": false}, "yaxis3": {"anchor": "x3", "domain": [0, 0.485], "showticklabels": false}, "yaxis4": {"anchor": "x4", "domain": [0, 0.485], "showticklabels": false}, "yaxis5": {"anchor": "x5", "domain": [0.515, 1], "title": {"text": "fitness"}}, "yaxis6": {"anchor": "x6", "domain": [0.515, 1], "showticklabels": false}, "yaxis7": {"anchor": "x7", "domain": [0.515, 1], "showticklabels": false}, "yaxis8": {"anchor": "x8", "domain": [0.515, 1], "showticklabels": false}}}
